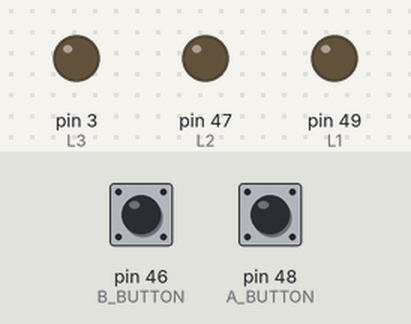
Recording of a sketch running on a simulated Arduino Mega 2560, built with avr-gcc and run on an emulated ATmega2560. On the bench: output pins drawn as LEDs (lit = HIGH). Inputs (shaded band) come from the test bench; at power-on: pin 46 (B_BUTTON) LOW, pin 48 (A_BUTTON) LOW.

Above: at 1.2 s.
1.3 s: pin 46 (B_BUTTON) pulled HIGH for 0.15 s
At 1.37 s:
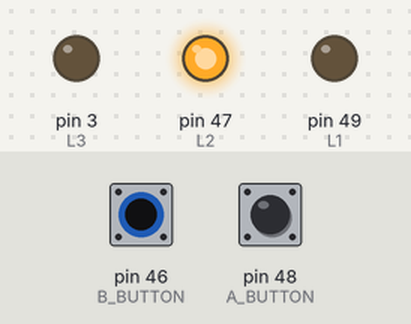
2.9 s: pin 48 (A_BUTTON) pulled HIGH for 0.15 s
At 2.97 s:
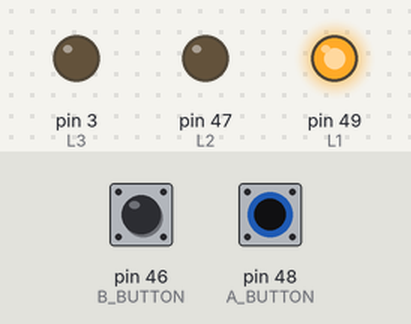
4.5 s: pin 48 (A_BUTTON) pulled HIGH for 3.2 s
At 8.4 s:
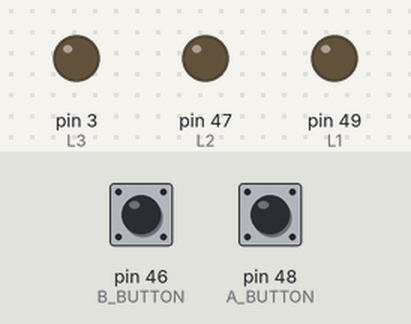
9.2 s: pin 46 (B_BUTTON) pulled HIGH for 3.2 s
At 9.5 s:
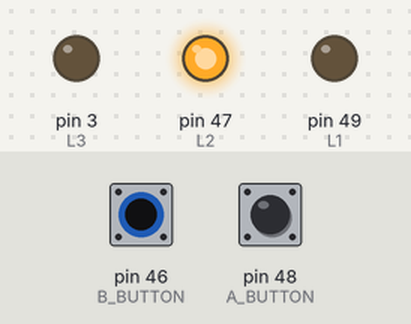
13.9 s: pin 46 (B_BUTTON) driven HIGH and pin 48 (A_BUTTON) driven HIGH
At 14.3 s:
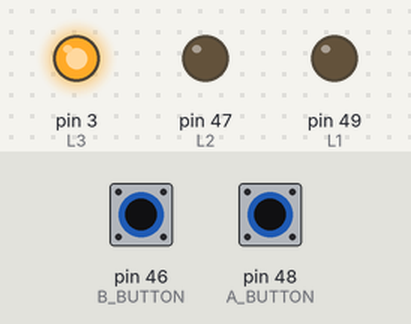
Timing chart, 0 to 16.4 s (numbered marks = the images above; inputs shaded):
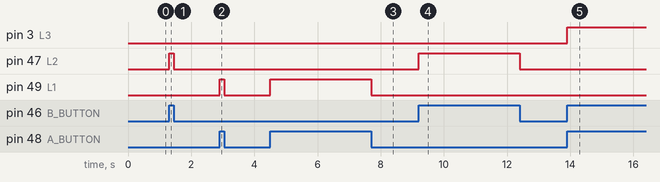

The sketch:

hw1_2.ino
```cpp
#define L1 49
#define L2 47
#define L3 3
#define A_BUTTON 48
#define B_BUTTON 46

int val_A = 0;
int val_B = 0;

void setup() {
 pinMode(L1, OUTPUT);
 pinMode(L2, OUTPUT);
 pinMode(L3, OUTPUT);
 pinMode(A_BUTTON, INPUT);
 pinMode(B_BUTTON, INPUT);
}
void loop(){
 val_A = digitalRead(A_BUTTON);
 val_B = digitalRead(B_BUTTON);

  if (val_A == HIGH && val_B == HIGH) {
    digitalWrite(L3, HIGH);
    digitalWrite(L1, LOW);
    digitalWrite(L2, LOW);
  }
  else {
    digitalWrite(L3, LOW);
    if (val_A == HIGH) {
      digitalWrite(L1, HIGH);
      digitalWrite(L2, LOW);
    }
    else if (val_B == HIGH) {
      digitalWrite(L2, HIGH);
      digitalWrite(L1, LOW);
    }
    else {
      digitalWrite(L1, LOW);
      digitalWrite(L2, LOW);
    }
  }
}
```

Measured:
- after the input at 1.3 s, pin 47 (L2): LOW → HIGH at once, → LOW 0.15 s later
- after the input at 2.9 s, pin 49 (L1): LOW → HIGH at once, → LOW 0.15 s later
- after the input at 4.5 s, pin 49 (L1): LOW → HIGH at once, → LOW 3.2 s later
- after the input at 9.2 s, pin 47 (L2): LOW → HIGH at once, → LOW 3.2 s later
- after the input at 13.9 s, pin 3 (L3): LOW → HIGH at once
